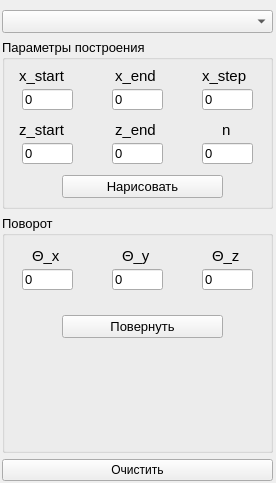
<?xml version="1.0" encoding="UTF-8"?>
<ui version="4.0">
 <class>MyController</class>
 <widget class="QWidget" name="MyController">
  <property name="geometry">
   <rect>
    <x>0</x>
    <y>0</y>
    <width>276</width>
    <height>483</height>
   </rect>
  </property>
  <property name="sizePolicy">
   <sizepolicy hsizetype="Fixed" vsizetype="Preferred">
    <horstretch>0</horstretch>
    <verstretch>0</verstretch>
   </sizepolicy>
  </property>
  <property name="minimumSize">
   <size>
    <width>200</width>
    <height>400</height>
   </size>
  </property>
  <property name="windowTitle">
   <string>Form</string>
  </property>
  <widget class="QWidget" name="verticalLayoutWidget">
   <property name="geometry">
    <rect>
     <x>2</x>
     <y>10</y>
     <width>271</width>
     <height>471</height>
    </rect>
   </property>
   <layout class="QVBoxLayout" name="verticalLayout_2">
    <property name="spacing">
     <number>6</number>
    </property>
    <item>
     <widget class="QComboBox" name="functionBox">
      <property name="font">
       <font>
        <pointsize>10</pointsize>
       </font>
      </property>
     </widget>
    </item>
    <item>
     <widget class="QGroupBox" name="functParamBox">
      <property name="sizePolicy">
       <sizepolicy hsizetype="Preferred" vsizetype="Preferred">
        <horstretch>0</horstretch>
        <verstretch>0</verstretch>
       </sizepolicy>
      </property>
      <property name="minimumSize">
       <size>
        <width>0</width>
        <height>110</height>
       </size>
      </property>
      <property name="maximumSize">
       <size>
        <width>16777215</width>
        <height>170</height>
       </size>
      </property>
      <property name="font">
       <font>
        <pointsize>10</pointsize>
       </font>
      </property>
      <property name="title">
       <string>Параметры построения</string>
      </property>
      <widget class="QLabel" name="label_2">
       <property name="geometry">
        <rect>
         <x>17</x>
         <y>26</y>
         <width>61</width>
         <height>21</height>
        </rect>
       </property>
       <property name="font">
        <font>
         <pointsize>11</pointsize>
        </font>
       </property>
       <property name="text">
        <string>х_start</string>
       </property>
      </widget>
      <widget class="QLineEdit" name="xminEdit">
       <property name="geometry">
        <rect>
         <x>20</x>
         <y>50</y>
         <width>51</width>
         <height>21</height>
        </rect>
       </property>
       <property name="text">
        <string>0</string>
       </property>
      </widget>
      <widget class="QLineEdit" name="dxEdit">
       <property name="geometry">
        <rect>
         <x>200</x>
         <y>50</y>
         <width>51</width>
         <height>21</height>
        </rect>
       </property>
       <property name="text">
        <string>0</string>
       </property>
      </widget>
      <widget class="QLabel" name="label_7">
       <property name="geometry">
        <rect>
         <x>113</x>
         <y>26</y>
         <width>51</width>
         <height>21</height>
        </rect>
       </property>
       <property name="font">
        <font>
         <pointsize>11</pointsize>
        </font>
       </property>
       <property name="text">
        <string>x_end</string>
       </property>
      </widget>
      <widget class="QPushButton" name="drawButton">
       <property name="geometry">
        <rect>
         <x>60</x>
         <y>136</y>
         <width>161</width>
         <height>23</height>
        </rect>
       </property>
       <property name="minimumSize">
        <size>
         <width>81</width>
         <height>23</height>
        </size>
       </property>
       <property name="text">
        <string>Нарисовать</string>
       </property>
      </widget>
      <widget class="QLineEdit" name="xmaxEdit">
       <property name="geometry">
        <rect>
         <x>110</x>
         <y>50</y>
         <width>51</width>
         <height>21</height>
        </rect>
       </property>
       <property name="text">
        <string>0</string>
       </property>
      </widget>
      <widget class="QLabel" name="label_8">
       <property name="geometry">
        <rect>
         <x>200</x>
         <y>26</y>
         <width>51</width>
         <height>21</height>
        </rect>
       </property>
       <property name="font">
        <font>
         <pointsize>11</pointsize>
        </font>
       </property>
       <property name="text">
        <string>x_step</string>
       </property>
      </widget>
      <widget class="QLineEdit" name="zminEdit">
       <property name="geometry">
        <rect>
         <x>20</x>
         <y>104</y>
         <width>51</width>
         <height>21</height>
        </rect>
       </property>
       <property name="text">
        <string>0</string>
       </property>
      </widget>
      <widget class="QLabel" name="label_9">
       <property name="geometry">
        <rect>
         <x>220</x>
         <y>80</y>
         <width>16</width>
         <height>21</height>
        </rect>
       </property>
       <property name="font">
        <font>
         <pointsize>11</pointsize>
        </font>
       </property>
       <property name="text">
        <string>n</string>
       </property>
      </widget>
      <widget class="QLabel" name="label_3">
       <property name="geometry">
        <rect>
         <x>17</x>
         <y>80</y>
         <width>61</width>
         <height>21</height>
        </rect>
       </property>
       <property name="font">
        <font>
         <pointsize>11</pointsize>
        </font>
       </property>
       <property name="text">
        <string>z_start</string>
       </property>
      </widget>
      <widget class="QLineEdit" name="zmaxEdit">
       <property name="geometry">
        <rect>
         <x>110</x>
         <y>104</y>
         <width>51</width>
         <height>21</height>
        </rect>
       </property>
       <property name="text">
        <string>0</string>
       </property>
      </widget>
      <widget class="QLineEdit" name="nEdit">
       <property name="geometry">
        <rect>
         <x>200</x>
         <y>104</y>
         <width>51</width>
         <height>21</height>
        </rect>
       </property>
       <property name="text">
        <string>0</string>
       </property>
      </widget>
      <widget class="QLabel" name="label_10">
       <property name="geometry">
        <rect>
         <x>113</x>
         <y>80</y>
         <width>51</width>
         <height>21</height>
        </rect>
       </property>
       <property name="font">
        <font>
         <pointsize>11</pointsize>
        </font>
       </property>
       <property name="text">
        <string>z_end</string>
       </property>
      </widget>
     </widget>
    </item>
    <item>
     <widget class="QGroupBox" name="rotateBox">
      <property name="font">
       <font>
        <pointsize>10</pointsize>
       </font>
      </property>
      <property name="title">
       <string>Поворот</string>
      </property>
      <widget class="QLineEdit" name="tetaxEdit">
       <property name="geometry">
        <rect>
         <x>20</x>
         <y>54</y>
         <width>51</width>
         <height>21</height>
        </rect>
       </property>
       <property name="text">
        <string>0</string>
       </property>
      </widget>
      <widget class="QLabel" name="label_11">
       <property name="geometry">
        <rect>
         <x>210</x>
         <y>30</y>
         <width>51</width>
         <height>21</height>
        </rect>
       </property>
       <property name="font">
        <font>
         <pointsize>11</pointsize>
        </font>
       </property>
       <property name="text">
        <string>Θ_z</string>
       </property>
      </widget>
      <widget class="QLineEdit" name="tetayEdit">
       <property name="geometry">
        <rect>
         <x>110</x>
         <y>54</y>
         <width>51</width>
         <height>21</height>
        </rect>
       </property>
       <property name="text">
        <string>0</string>
       </property>
      </widget>
      <widget class="QLabel" name="label_4">
       <property name="geometry">
        <rect>
         <x>30</x>
         <y>30</y>
         <width>41</width>
         <height>21</height>
        </rect>
       </property>
       <property name="font">
        <font>
         <pointsize>11</pointsize>
        </font>
       </property>
       <property name="text">
        <string>Θ_х</string>
       </property>
      </widget>
      <widget class="QLineEdit" name="tetazEdit">
       <property name="geometry">
        <rect>
         <x>200</x>
         <y>54</y>
         <width>51</width>
         <height>21</height>
        </rect>
       </property>
       <property name="text">
        <string>0</string>
       </property>
      </widget>
      <widget class="QLabel" name="label_12">
       <property name="geometry">
        <rect>
         <x>120</x>
         <y>30</y>
         <width>51</width>
         <height>21</height>
        </rect>
       </property>
       <property name="font">
        <font>
         <pointsize>11</pointsize>
        </font>
       </property>
       <property name="text">
        <string>Θ_y</string>
       </property>
      </widget>
      <widget class="QPushButton" name="rotateButton">
       <property name="geometry">
        <rect>
         <x>60</x>
         <y>100</y>
         <width>161</width>
         <height>23</height>
        </rect>
       </property>
       <property name="minimumSize">
        <size>
         <width>81</width>
         <height>23</height>
        </size>
       </property>
       <property name="text">
        <string>Повернуть</string>
       </property>
      </widget>
     </widget>
    </item>
    <item>
     <widget class="QPushButton" name="clearallButton">
      <property name="text">
       <string>Очистить</string>
      </property>
     </widget>
    </item>
   </layout>
  </widget>
 </widget>
 <resources/>
 <connections/>
</ui>
